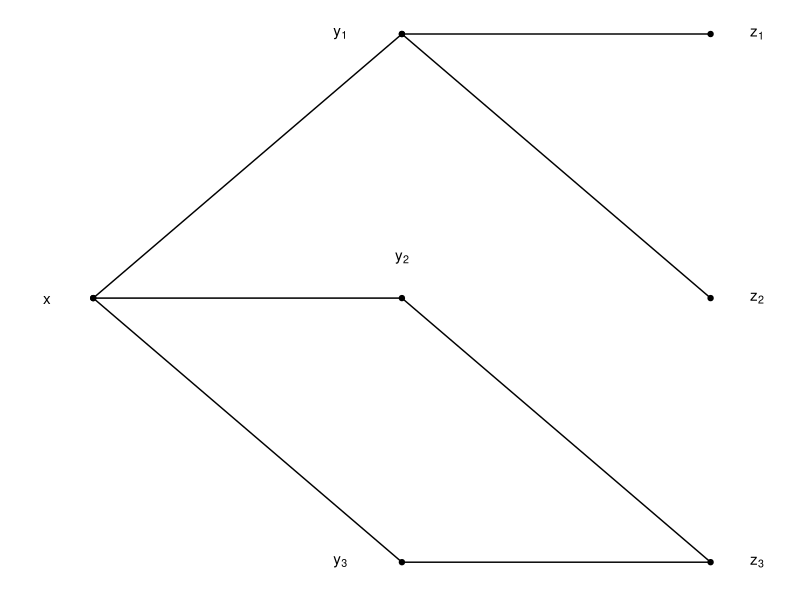
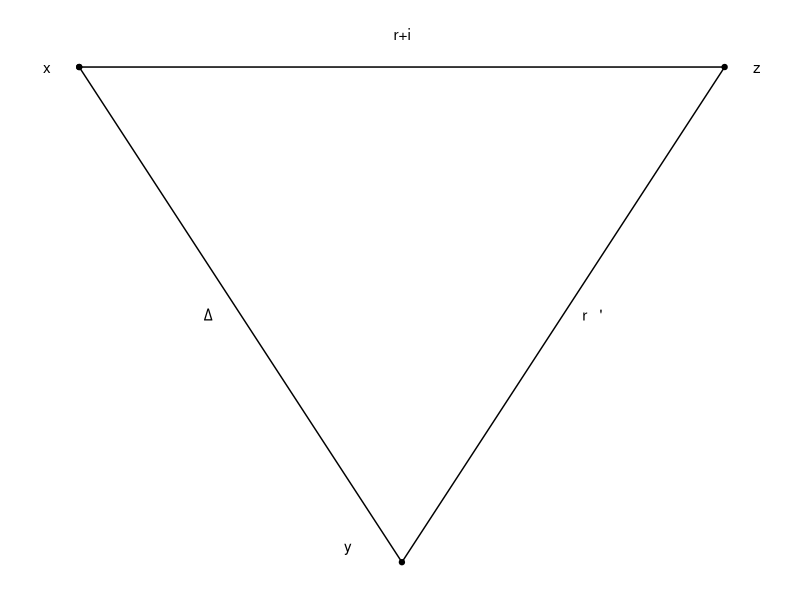

These charts were generated, in order, by the following R code:
## ---- chunk 1
library(tidyverse)
df_eg121 <- data.frame(x = c(0, 2, 4, 2, 0, 2, 4, 2, 4), y = c(0, -2, -2, 0, 0, 2, 0, 2, 2))
ggplot(df_eg121, aes(x, y)) + geom_point() + geom_path() + theme_bw() + theme(panel.border = element_blank(),line = element_blank(),
        text = element_blank(),
        title = element_blank()) +
  annotate("text", x=-0.3, y = 0, label = "x") + annotate("text", x=1.6, y = -2, label = "y[3]", parse = TRUE) +
  annotate("text", x=1.6, y = 2, label = "y[1]", parse = TRUE) + annotate("text", x=2, y = 0.3, label = "y[2]", parse = TRUE) +
  annotate("text", x=4.3, y = 0, label = "z[2]", parse = TRUE) +
  annotate("text", x=4.3, y = 2, label = "z[1]", parse = TRUE) + annotate("text", x=4.3, y = -2, label = "z[3]", parse = TRUE) 
## ---- chunk 2
library(tidyverse)
df_eg122 <- data.frame(x = c(0, 6, 3, 0), y = c(3, 3, 0, 3))
ggplot(df_eg122, aes(x, y)) + geom_point() + geom_path() + theme_bw() + theme(panel.border = element_blank(),line = element_blank(),
        text = element_blank(),
        title = element_blank()) +
  annotate("text", x=-0.3, y = 3, label = "x") + annotate("text", x=6.3, y = 3, label = "z") +
  annotate("text", x=2.5, y = 0.1, label = "y") + annotate("text", x=3, y = 3.2, label = "r+i") +
  annotate("text", x=4.7, y = 1.5, label = "r") + annotate("text", x=4.85, y = 1.5, label = "'") + 
  annotate("text", x=1.2, y = 1.5, label = as.character(expression(Delta)), parse = TRUE)
